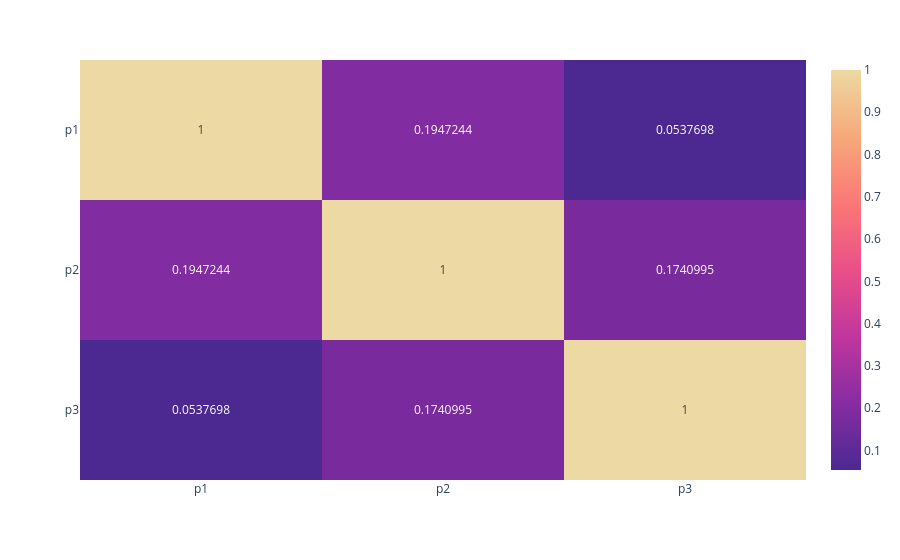

Write notebook code for a chart like this one.
### Code cell
fig_corr

### Figure 1 — Plotly figure (JSON) as saved in the notebook; plotly's stock layout.template omitted (floating-point values rounded to 4 significant figures)
{"data": [{"coloraxis": "coloraxis", "hovertemplate": "x: %{x}<br>y: %{y}<br>color: %{z}<extra></extra>", "name": "0", "texttemplate": "%{z}", "type": "heatmap", "x": ["p1", "p2", "p3"], "xaxis": "x", "y": ["p1", "p2", "p3"], "yaxis": "y", "z": [[1.0, 0.1947, 0.05377], [0.1947, 1.0, 0.1741], [0.05377, 0.1741, 1.0]]}], "layout": {"coloraxis": {"colorscale": [[0, "rgb(75, 41, 145)"], [0.1667, "rgb(135, 44, 162)"], [0.3333, "rgb(192, 54, 157)"], [0.5, "rgb(234, 79, 136)"], [0.6667, "rgb(250, 120, 118)"], [0.8333, "rgb(246, 169, 122)"], [1, "rgb(237, 217, 163)"]]}, "margin": {"t": 60}, "xaxis": {"anchor": "y", "domain": [0, 1]}, "yaxis": {"anchor": "x", "autorange": "reversed", "domain": [0, 1]}}}
